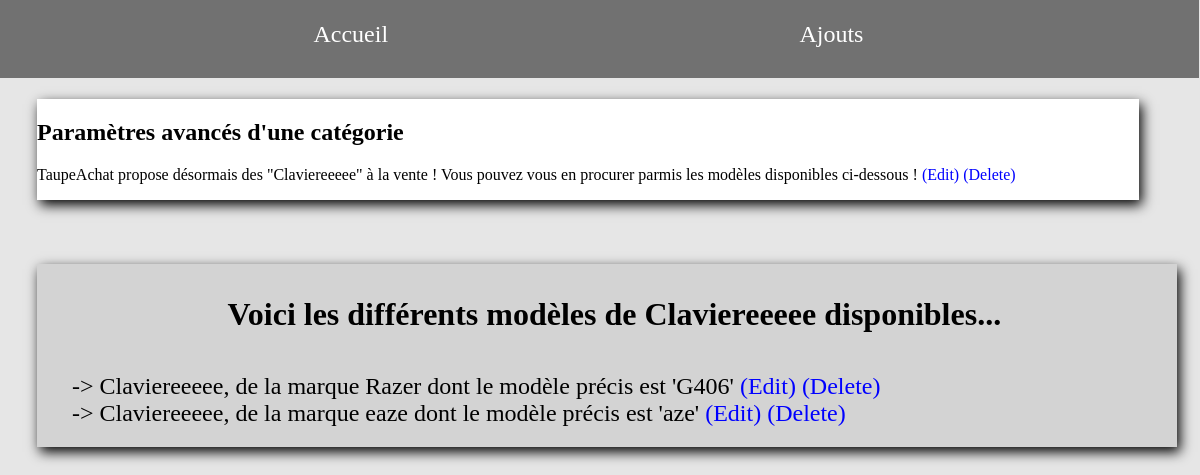
Page /taupeachat/affiche/57/ on the committed database.
### TaupeAchat/models.py (models this page shows, shortened)
class ListeEquipement(models.Model):
    nom = models.CharField(max_length=100)
    prixmoyen = models.IntegerField(blank=False)
    description = models.CharField(max_length = 100)
    def __str__(self):
        chaine = f"{self.nom}"
        return chaine

class LesEquipement(models.Model):
    modeles = models.CharField(max_length=100)
    marques = models.CharField(max_length=100)
    prix = models.IntegerField(blank=False)
    poids = models.IntegerField(blank=False)
    typeobjet = models.ForeignKey("ListeEquipement", on_delete=models.CASCADE, null=True)
    def __str__(self):
        chaine = f"-> {self.typeobjet}, de la marque {self.marques} dont le modèle précis est '{self.modeles}'"
        return chaine

### TaupeAchat/views.py (the view)
# urls.py: path('affiche/<int:id>/', views.afficheliste),
def afficheliste(request, id):
     equipement = models.ListeEquipement.objects.get(pk=id)
     liste = models.LesEquipement.objects.filter(typeobjet=id)
     return render(request,"listeequipements/detailsliste.html",{"equipement": equipement, "liste": liste})

### TaupeAchat/templates/listeequipements/detailsliste.html (shortened to what this page needs)
{% extends "listeequipements/accueilliste.html" %}
{% block content %}
<body>
<div id="contenu">
    <section class="BoxAffiche">
<h2>Paramètres avancés d'une catégorie</h2>
<p>TaupeAchat propose désormais des "{{equipement.nom}}" à la vente ! Vous pouvez vous en procurer parmis les modèles disponibles ci-dessous !  <a href="/taupeachat/update/{{equipement.id}}/">(Edit)</a> <a href="/taupeachat/delete/{{equipement.id}}/">(Delete)</a></p>
    </section>
<br><br><br><br>
    <section class="BoxAfficheListe">
<p class="texteafficheliste">Voici les différents modèles de {{equipement.nom}} disponibles...</p>
  {% for l in liste %}
    <li> {{l}} <a href="/taupeachat/updateequipe/{{l.id}}/">(Edit)</a> <a href="/taupeachat/deleteequipe/{{l.id}}/">(Delete)</a></li>
  {% endfor %}
    </section>
</div>
</body>
{%  endblock %}

### TaupeAchat/static/index.css (style rules this page uses)
section { margin-bottom: 25px; display: inline-block; vertical-align: top; width: 48%; margin-left: 1%; border: 1px solid; border-color: white; box-shadow: 3px 5px 12px black; }
#contenu { display: inline-block; width: 95%; margin-left: 1.5%; vertical-align: top; margin-top: 1%; }
li { list-style-type: none; font-size: 150%; margin-left: 20px; }
.BoxAffiche { width: 98%; margin-bottom: 10px; margin-top: 10px; min-height: 10px; border: none; background-color: white; }
.BoxAfficheListe { width: 100%; margin-bottom: 30px; padding-bottom: 20px; padding-left: 15px; min-height: 10px; border: none; background-color: lightgray; }
li { text-align: left; }
.texteafficheliste { text-align: center; margin-bottom: 40px; font-size:200%; font-weight: bold; }
body { background-color: #e6e6e6; }
a { color: blue; text-decoration: none; }

### rows in the picture
ListeEquipement: nom "Claviereeeee"
LesEquipement: typeobjet+marques+modeles "-> Claviereeeee, de la marque Razer dont le modèle précis est 'G406'"
LesEquipement: typeobjet+marques+modeles "-> Claviereeeee, de la marque eaze dont le modèle précis est 'aze'"
